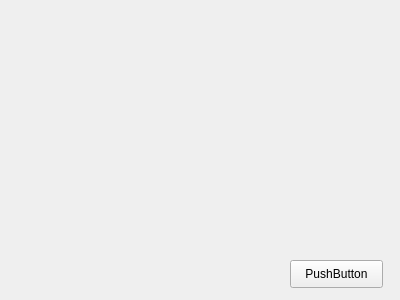
<?xml version="1.0" encoding="UTF-8"?>
<ui version="4.0">
 <class>Form</class>
 <widget class="QWidget" name="Form">
  <property name="geometry">
   <rect>
    <x>0</x>
    <y>0</y>
    <width>400</width>
    <height>300</height>
   </rect>
  </property>
  <property name="windowTitle">
   <string>Form</string>
  </property>
  <widget class="QPushButton" name="pushButton">
   <property name="geometry">
    <rect>
     <x>290</x>
     <y>260</y>
     <width>93</width>
     <height>28</height>
    </rect>
   </property>
   <property name="text">
    <string>PushButton</string>
   </property>
  </widget>
 </widget>
 <resources/>
 <connections/>
</ui>
